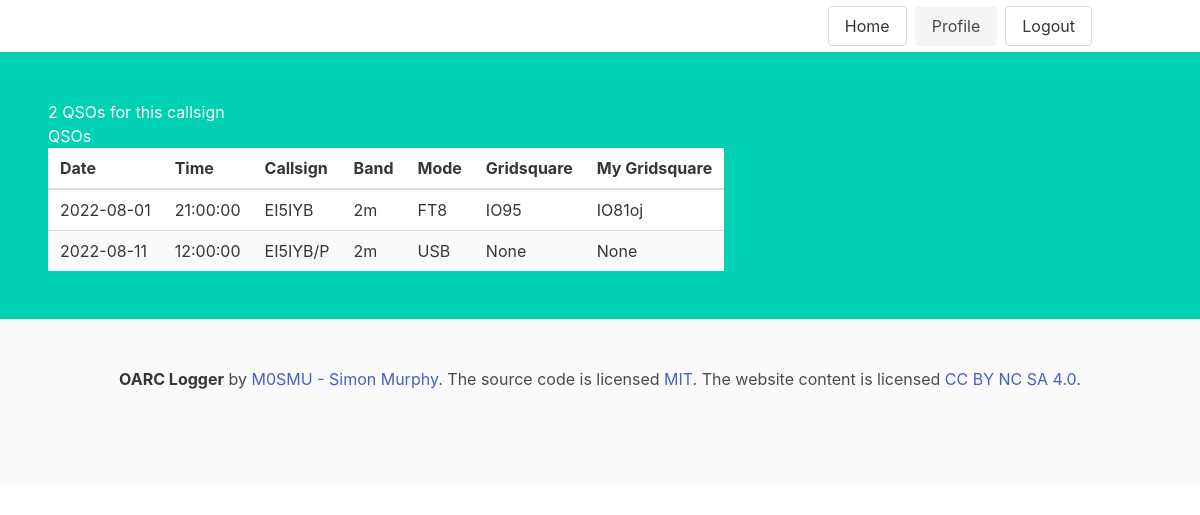
/callsigns/M0SMU/qsos (signed in), run on an earlier commit of the app's database.
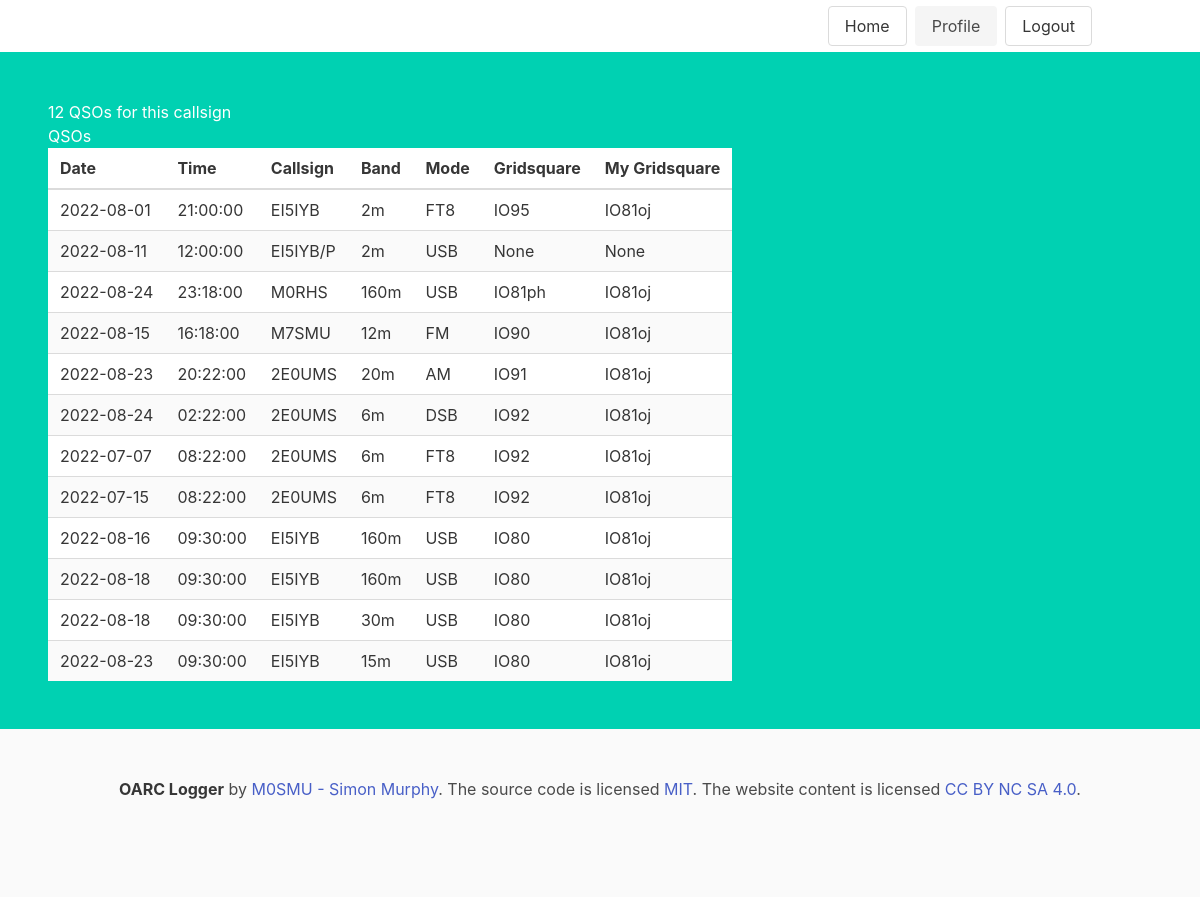
And on a later commit of the database.
### logger/models.py (models this page shows, shortened)
class QSO(db.Model):
    id = db.Column(db.Integer, primary_key=True) # primary keys are required by SQLAlchemy
    band = db.Column(db.String(25))
    mode = db.Column(db.String(25))
    submode = db.Column(db.String(25))
    freq = db.Column(db.String(25))
    call = db.Column(db.String(50))
    station_callsign = db.Column(db.String(50))
    operator = db.Column(db.String(50))
    owner_callsign = db.Column(db.String(50))
    qso_date = db.Column(db.Date())
    qso_date_off = db.Column(db.Date())
    time_on = db.Column(db.Time())
    time_off = db.Column(db.Time())
    gridsquare = db.Column(db.String(10))
    my_gridsquare = db.Column(db.String(10))
    rst_rcvd = db.Column(db.String(10))
    rst_sent = db.Column(db.String(10))
    tx_pwr = db.Column(db.String(10))
    my_rig = db.Column(db.String(100))
    my_antenna = db.Column(db.String(100))
    qso_random = db.Column(db.String(1))
    qso_complete = db.Column(db.String(3))
    sat_mode = db.Column(db.String(25))
    sat_name = db.Column(db.String(25))
    srx = db.Column(db.Integer)
    srx_string = db.Column(db.String(50))
    stx = db.Column(db.Integer)
    stx_string = db.Column(db.String(50))
    my_sota_ref = db.Column(db.String(25))
    sota_ref = db.Column(db.String(25))
    my_iota = db.Column(db.String(6))
    iota = db.Column(db.String(6))
    my_iota_island_id = db.Column(db.Integer)
    iota_island_id = db.Column(db.Integer)

### logger/callsigns/views.py (the view)
@callsigns.route("/<callsign>/qsos")
def call(callsign):
    callsign = callsign.replace('_', '/')
    callqsos = QSO.query.filter_by(station_callsign = callsign).all()
    return render_template('callsign.html', qsos=callqsos)

### logger/application.py (called while the page is built)
def create_app():
    app = Flask(__name__)
    app.config.from_object(Config)
    db.init_app(app)
    login_manager = LoginManager()
    login_manager.login_view = 'users.login'
    login_manager.init_app(app)
    from logger.models import User
    @login_manager.user_loader
    def load_user(user_id):
        return User.query.get(int(user_id))
    app.register_blueprint(users, url_prefix='/users')
    app.register_blueprint(callsigns, url_prefix='/callsigns')
    app.register_blueprint(qsos, url_prefix='/qsos')
    @app.route("/")
    def index():
        return render_template('index.html')
    return app

### logger/templates/callsign.html
{% extends 'base.html' %}
{% block content %}
    <h1>{% block title %} {{ qsos|length }} QSOs for this callsign {% endblock %}</h1>
    <h2>QSOs</h2>
    <table class="table is-striped is-hoverable">
        <thead>
            <tr>
                <th>Date</th>
                <th>Time</th>
                <th>Callsign</th>
                <th>Band</th>
                <th>Mode</th>
                <th>Gridsquare</th>
                <th>My Gridsquare</th>
            </tr>
        </thead>
        <tbody>
            {% for qso in qsos %}
            <tr>
                <td>{{ qso.qso_date }}</td>
                <td>{{ qso.time_on }}</td>
                <td>{{ qso.call }}</td>
                <td>{{ qso.band }}</td>
                <td>{{ qso.mode }}</td>
                <td>{{ qso.gridsquare }}</td>
                <td>{{ qso.my_gridsquare }}</td>
            </tr>
            {% else %}
            No QSOs
            {% endfor %}
        </tbody>
    </table>
{% endblock %}

### logger/templates/base.html (shortened to what this page needs)
<!DOCTYPE html>
<html>
<head>
    <link rel="stylesheet" href="https://cdnjs.cloudflare.com/ajax/libs/bulma/0.7.2/css/bulma.min.css" />
</head>
<body>
    <nav class="navbar">
        <div class="container">
            <div id="navbarMenuHeroA" class="navbar-menu">
                <div class="navbar-end">
                    <div class="buttons">
                        <a href="{{ url_for('users.index') }}" class="button">
                            Home
                        </a>
                        {% if current_user.is_authenticated %}
                        <a href="{{ url_for('users.profile', user='simon') }}" class="button is-light">
                            Profile
                        </a>
                        {% endif %}
                        {% if current_user.is_authenticated %}
                        <a href="{{ url_for('users.logout') }}" class="button">
                            Logout
                        </a>
                    {% endif %}
                </div>
            </div>
        </div>
    </nav>
    <section class="hero is-primary">
        <div class="hero-body">
            {% block content %}
            {% endblock %}
        </div>
    </section>
</body>
<footer class="footer">
    <div class="content has-text-centered">
      <p>
        <strong>OARC Logger</strong> by <a href="https://qrz.com/db/M0SMU">M0SMU - Simon Murphy</a>. The source code is licensed
        <a href="http://opensource.org/licenses/mit-license.php">MIT</a>. The website content
        is licensed <a href="http://creativecommons.org/licenses/by-nc-sa/4.0/">CC BY NC SA 4.0</a>.
      </p>
    </div>
  </footer>
</html>

What changed in the data, as far as the page shows it:
added QSO: qso_date "2022-08-24", time_on "23:18:00", call "M0RHS", band "160m", mode "USB", gridsquare "IO81ph", my_gridsquare "IO81oj"
added QSO: qso_date "2022-08-15", time_on "16:18:00", call "M7SMU", band "12m", mode "FM", gridsquare "IO90", my_gridsquare "IO81oj"
added QSO: qso_date "2022-08-23", time_on "20:22:00", call "2E0UMS", band "20m", mode "AM", gridsquare "IO91", my_gridsquare "IO81oj"
added QSO: qso_date "2022-08-24", time_on "02:22:00", call "2E0UMS", band "6m", mode "DSB", gridsquare "IO92", my_gridsquare "IO81oj"
added QSO: qso_date "2022-07-07", time_on "08:22:00", call "2E0UMS", band "6m", mode "FT8", gridsquare "IO92", my_gridsquare "IO81oj"
added QSO: qso_date "2022-07-15", time_on "08:22:00", call "2E0UMS", band "6m", mode "FT8", gridsquare "IO92", my_gridsquare "IO81oj"
added QSO: qso_date "2022-08-16", time_on "09:30:00", call "EI5IYB", band "160m", mode "USB", gridsquare "IO80", my_gridsquare "IO81oj"
added QSO: qso_date "2022-08-18", time_on "09:30:00", call "EI5IYB", band "160m", mode "USB", gridsquare "IO80", my_gridsquare "IO81oj"
added QSO: qso_date "2022-08-18", time_on "09:30:00", call "EI5IYB", band "30m", mode "USB", gridsquare "IO80", my_gridsquare "IO81oj"
added QSO: qso_date "2022-08-23", time_on "09:30:00", call "EI5IYB", band "15m", mode "USB", gridsquare "IO80", my_gridsquare "IO81oj"
Also different on the page:
{{ qsos|length }}: "2" → "12"
